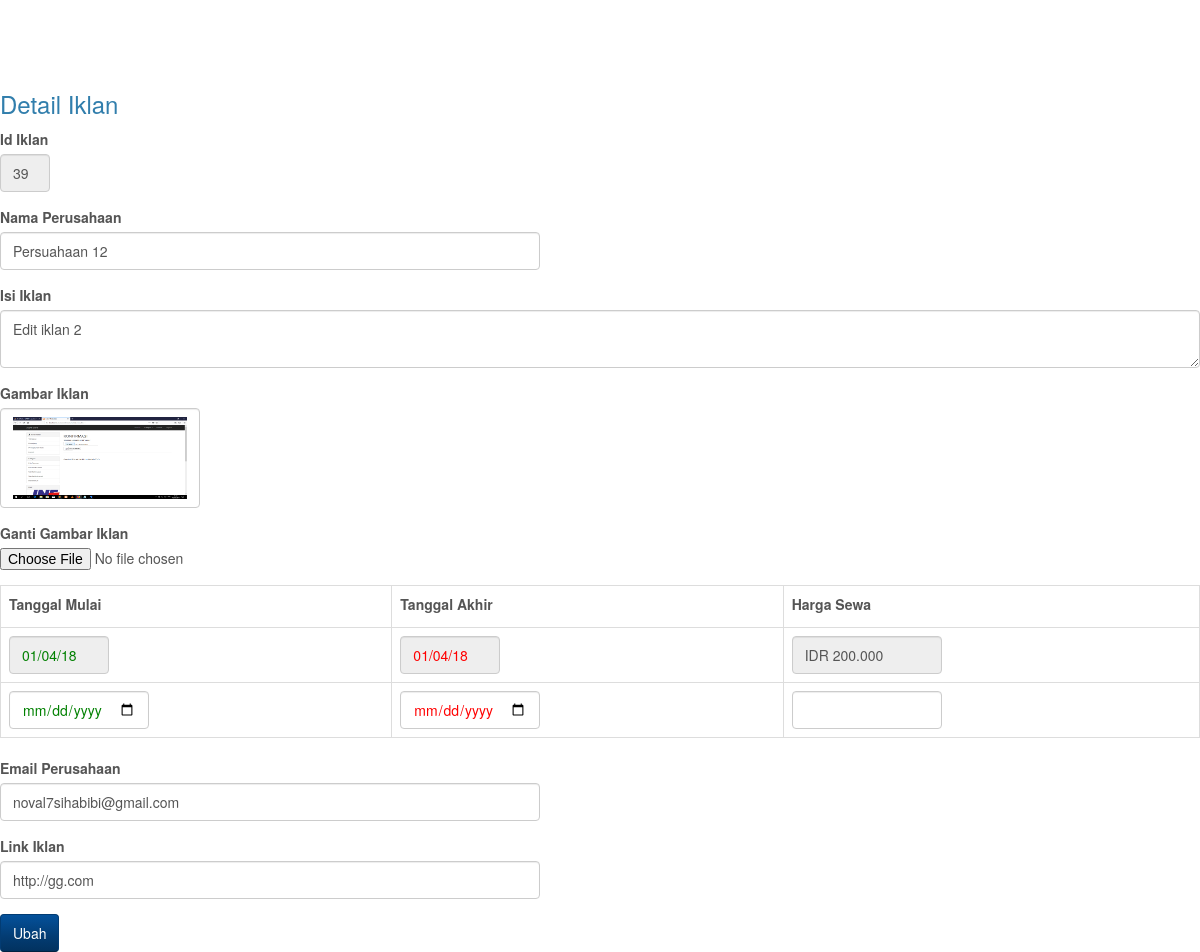
The app's page /editiklan.php?id_iklan=39 with its own data.
### tables this page shows
CREATE TABLE `iklan` (
  `id_iklan` int(11) NOT NULL,
  `nm_perusahaan` varchar(100) NOT NULL,
  `isi_iklan` text NOT NULL,
  `gambar` varchar(100) NOT NULL,
  `tgl_mulai` date NOT NULL,
  `tgl_akhir` date NOT NULL,
  `hargasewa` double NOT NULL,
  `lamasewa` int(11) NOT NULL,
  `totalharga` double NOT NULL,
  `aktif` bit(1) NOT NULL,
  `email` varchar(30) NOT NULL,
  `link` varchar(100) NOT NULL
);

### fungsi.php (called while the page is built, shortened)
<?php
function rupiah($parameter){
	$rupiah="IDR ".number_format($parameter,0,',','.');
return $rupiah;
}
function tgl_ina3($parameter){
$thn=substr($parameter,2,2);
$bln=substr($parameter,5,2);
$tgl=substr($parameter,-2);
$tanggal=$tgl. "/".$bln."/".$thn;
$waktu=$tanggal;
return $waktu;
}
?>

### editiklan.php (the view, shortened to what this page needs)
<!DOCTYPE html>
<html>
<head>
    <link href="css/bootstrap.min.css" rel="stylesheet">
    <link href="css/shop-homepage.css" rel="stylesheet">
</head>
<body>
<?php
include 'fungsi.php';
$id_iklan=$_GET['id_iklan'];
$data=$koneksi->query("SELECT *FROM iklan WHERE id_iklan='$id_iklan' ");
$iklan=$data->fetch_assoc();
?>
<h3>Detail Iklan</h3>
<form method="POST" enctype="multipart/form-data">
<div class="form-group">
  	<label>Id Iklan</label>
    <input type="text" class="form-control" value="<?php echo $id_iklan; ?>" disabled style="width: 50px;">
</div>
<div class="form-group">
  	<label>Nama Perusahaan</label>
    <input type="text" class="form-control"  name="nm_perusahaan" value="<?php echo $iklan['nm_perusahaan']; ?>"  style="width: 540px;">
</div>
<div class="form-group">
  	<label>Isi Iklan</label>
    <textarea type="text" name="isi_iklan" class="form-control" ><?php echo $iklan['isi_iklan']; ?></textarea>
</div>
<div class="form-group">
	<label>Gambar Iklan</label>
  	<img src="gambar/<?php echo $iklan['gambar'] ?>" width="100px" class="form-control img-thumbnail" style="width: 200px; height: 100px">
</div>
<div class="form-group">
	<label>Ganti Gambar Iklan</label>
  	<input type="file" name="gambar" class="form-group">
</div>
<table class="table table-bordered">
	<tr>
		<th><label>Tanggal Mulai</label></th>
		<th><label>Tanggal Akhir</label></th>
		<th><label>Harga Sewa</label></th>
	</tr>
	<tr>
		<td><input type="text" class="form-control"  value="<?php echo tgl_ina3($iklan['tgl_mulai']); ?>" disabled style="width: 100px; color:green;"></td>
		<td><input type="text" class="form-control"  value="<?php echo tgl_ina3($iklan['tgl_akhir']); ?>" disabled style="width: 100px; color:red;"></td>
		<td><input type="text" class="form-control"  value="<?php echo rupiah($iklan['hargasewa']); ?>" disabled style="width: 150px;"></td>
	</tr>
	<tr>
		<td><input type="date" class="form-control"  name="tgl_mulai" style="width: 140px; color:green;"></td>
		<td><input type="date" class="form-control"  name="tgl_akhir" style="width: 140px; color:red;"></td>
		<td><input type="text" class="form-control" name="hargasewa"  style="width: 150px;"></td>
	</tr>
</table>
<div class="form-group" disabled>
  	<label>Email Perusahaan</label>
    <input type="email" class="form-control" name="email"  value="<?php echo $iklan['email']; ?>" style="width: 540px;">
</div>
<div class="form-group">
  	<label>Link Iklan</label>
  	<input type="text" name="link" class="form-control"  value="<?php echo $iklan['link']; ?>" style="width: 540px;">
</div>
<button class="btn btn-info" name="ubah">Ubah</button>
</form>
</body>
</html>

### css/shop-homepage.css (style rules this page uses)
body { padding-top: 70px; }

### records on screen
iklan: nm_perusahaan "Persuahaan 12", isi_iklan "Edit iklan 2", gambar (picture), tgl_mulai "01/04/18", tgl_akhir "01/04/18", hargasewa "IDR 200.000", email "noval7sihabibi@gmail.com", link "http://gg.com"
